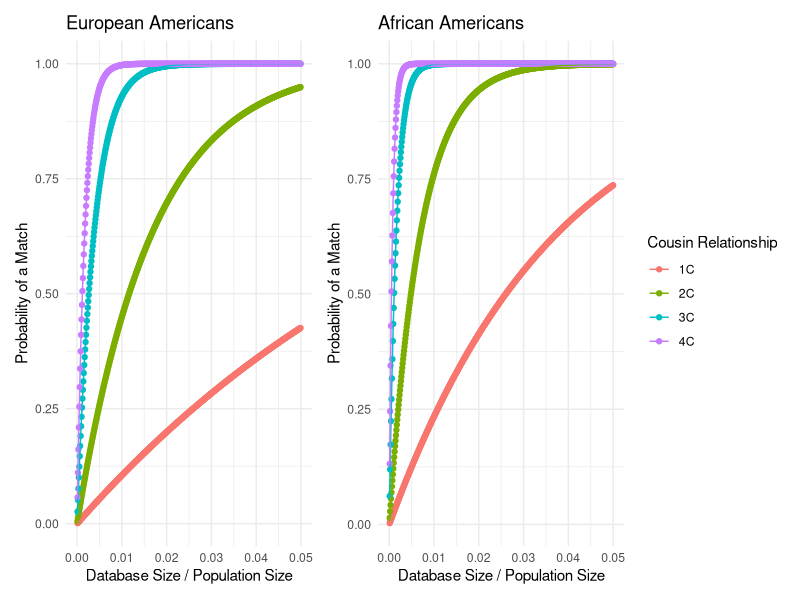
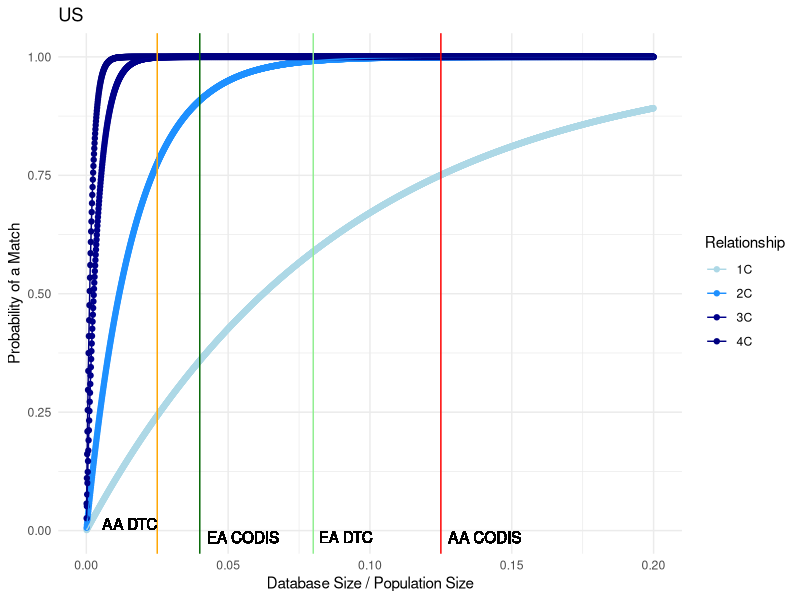
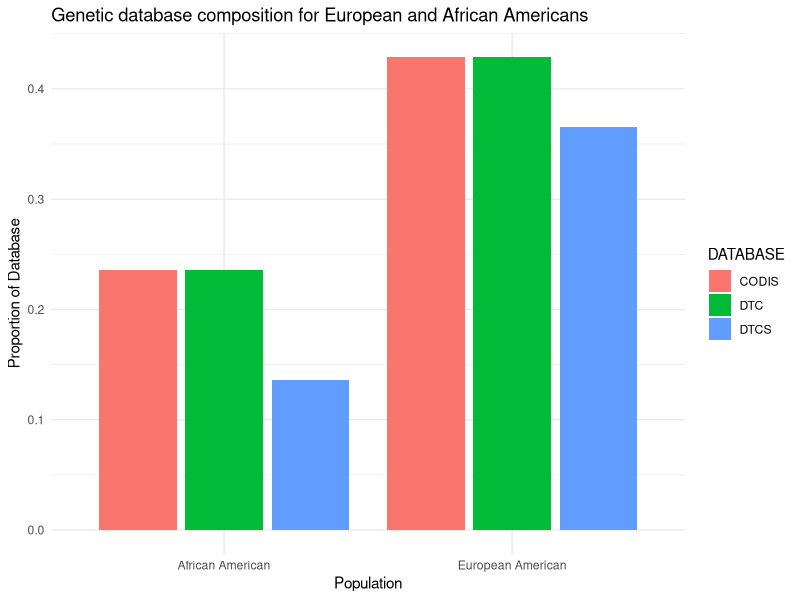

Recreate these plots in R, in order.
## ---- chunk 1
# Load required packages
library(tidyverse)
library(patchwork)

knitr::opts_knit$set(root.dir = "..")
knitr::opts_chunk$set(eval = TRUE, echo = FALSE, fig.width = 7, fig.height = 6)

# CONFIGURE CONSTANTS

# Total US Population 1990: source?
US_POP_1990 = 2.5e8

# European American Population 1990: source?
EA_POP_1990 = 199686070
  
# African American Population 1990: source?
AA_POP_1990 = 29986060

# calculate proportion of us population each group
US_PROP_AA = AA_POP_1990 / US_POP_1990
US_PROP_EA = EA_POP_1990 / US_POP_1990

# CODIS SIZE 
CODIS_SIZE = 2.10e7

# DTC SIZE 
ANCESTRY_SIZE = 2.3e7
TWTY_THREE_ME_SIZE = 1.4e7
MY_HERATIGE_SIZE = 7e6
FTDNA = 1.8e6
GEDMATCH = 1.8e6

# calculate total DTC SIZE
DTC_SIZE = ANCESTRY_SIZE + TWTY_THREE_ME_SIZE + MY_HERATIGE_SIZE + FTDNA + GEDMATCH

# calculate searchable DTC size (FTDNA + GEDMATCH)
DTC_SEARCH = FTDNA + GEDMATCH

# Proportion AA in CODIS
PROP_AA_CODIS = 0.236

# Proportion EA in CODIS
PROP_EA_CODIS = 0.429

### TODO: UPDATE THESE WITH CORRECT VALUES
PROP_AA_DTC = 0.236 # TODO: need this value
PROP_EA_DTC = 0.429 # TODO: need this value

### TODO: UPDATE THESE NUMBERS WITH CORRECT VALUES
PROP_AA_DTC_S = 0.136
PROP_EA_DTC_S = 0.365

## ---- chunk 2

# Define genome size and number of chromosomes
genome_size = 35 
num_chrs = 22

# Function to calculate the probability of a match for direct relatives
p_match = function(g, m, min_num_seg)
{
  m = m / 100 # Convert m from cM to fraction
  f = exp(-2 * g * m) / 2^(2 * g - 2) # Calculate f value
  pr = 1 - pbinom(min_num_seg - 1, num_chrs + genome_size * 2 * g, f) # Calculate probability
  return(pr)
}

# Function to calculate the probability of a match for once removed relatives
p_match_or = function(g, m, min_num_seg) 
{
  m = m / 100 # Convert m from cM to fraction
  f = exp(-(2 * g + 1) * m) / 2^(2 * g - 1) # Calculate f value
  pr = 1 - pbinom(min_num_seg - 1, num_chrs + genome_size * (2 * g + 1), f) # Calculate probability
  return(pr)
}

# Function to calculate the coverage of the database
coverage = function(Ks, maxg, N_pop, r, m, min_num_seg, min_num_rel, rep_direct = rep(1, 10), rep_or = rep(1, 10))
{
  N = N_pop / 2 # Convert population size to couple size
  pr_succ = length(Ks) # Initialize the vector of probabilities of success
  
  # Loop through database sizes
  for (i in 1:length(Ks)) 
  {
    K = Ks[i] # Current database size
    K_same = round(K * (r / 2) / (1 + r / 2)) # Calculate the number of direct relatives
    K_or = round(K * 1 / (1 + r / 2)) # Calculate the number of once removed relatives
    
    # Initialize vectors for probability calculations
    p_no_coal = numeric(maxg) 
    p_coal = numeric(maxg)
    p_no_coal_or = numeric(maxg) 
    p_coal_or = numeric(maxg)
    Ns = N * (r / 2)^(-(1:(maxg + 1))) # Calculate Ns values
    tot_p = 0
    tot_p_or = 0
    
    # Loop through generations
    for (g in 1:maxg)
    {
      f = 2^(2 * g - 2) / Ns[g] # Calculate f value for direct relatives
      f_or = 2^(2 * g - 1) / Ns[g + 1] # Calculate f value for once removed relatives
      
      # Update probabilities
      if (g > 1) {
        p_coal[g] = p_no_coal[g - 1] * f
        p_no_coal[g] = p_no_coal[g - 1] * (1 - f)
        p_coal_or[g] = p_no_coal_or[g - 1] * f_or
        p_no_coal_or[g] = p_no_coal_or[g - 1] * (1 - f_or)
      } else {
        p_coal[g] = f 
        p_no_coal[g] = 1 - f 
        p_coal_or[g] = f_or 
        p_no_coal_or[g] = 1 - f_or
      }
      
      # Update total probabilities
      tot_p = tot_p + p_coal[g] * p_match(g, m, min_num_seg) * rep_direct[g] 
      if (g < maxg) {
        tot_p_or = tot_p_or + p_coal_or[g] * p_match_or(g, m, min_num_seg) * rep_or[g]
      } 
    }

    # Calculate probability of no success
    pr_no_succ = 0
    for (n in 0:(min_num_rel - 1)) 
    {
      for (n_or in 0:n) 
      {
        pr_no_succ = pr_no_succ + dbinom(n_or, K_or, tot_p_or) * dbinom(n - n_or, K_same, tot_p)
      }
    }
    
    # Calculate the probability of success
    pr_succ[i] = 1 - pr_no_succ
  }
  
  return(pr_succ)
}

# Ks: A vector of database sizes
# maxg: Maximum relatedness to consider (1: sibs, 2: 1st cousins, 3: 2nd cousins...)
# N: Population size

# r: Mean number of children per mating pair (=per family), so 2 for a constant size population, >2 for expanding population, <1 for contracting population
# m: Maximum length in cM of a detectable segment
# min_num_seg: Minimum number of segments to declare a match
# min_num_rel: Minimum number of detected matches (=relatives) to declare success of identification


## ---- chunk 3
library(ggplot2)
library(ggrepel)

generate_plot <- function(rep_direct, rep_or, N_pop, name) {
  N = N_pop # population size
  num_K = 10000 # number of data points between 0 to 1 
  m = 6 # minimal cM
  min_num_seg = 2 # number of segments
  r = 2.5 # number of kids per couple
  Ks = round(seq(from=N/num_K, to=N, length.out=num_K))
  
  c1 = coverage(Ks, maxg = 2, N_pop, r, m, min_num_seg = 2, min_num_rel = 1, rep_direct = rep_direct, rep_or = rep_or)
  c2 = coverage(Ks, maxg = 3, N_pop, r, m, min_num_seg = 2, min_num_rel = 1, rep_direct = rep_direct, rep_or = rep_or)
  c3 = coverage(Ks, maxg = 4, N_pop, r, m, min_num_seg = 2, min_num_rel = 1, rep_direct = rep_direct, rep_or = rep_or)
  c4 = coverage(Ks, maxg = 5, N_pop, r, m, min_num_seg = 2, min_num_rel = 1, rep_direct = rep_direct, rep_or = rep_or)
  
  # Combine the data points into a single data frame
  plot_data <- data.frame(Ks = rep(Ks, 4),
                          Coverage = c(c1, c2, c3, c4),
                          Relationship = factor(rep(c("1C", "2C", "3C", "4C"), each = num_K)))
  
  # Calculate database size as a proportion of the population size
  plot_data$Ks_proportion <- plot_data$Ks / N
  
  # Filter out rows with missing values and ensure x-axis limits are respected
  plot_data <- plot_data[complete.cases(plot_data) & plot_data$Ks_proportion <= 0.05,]
  
  # Find the optimal point for labels
  optimal_x <- mean(plot_data$Ks_proportion)
  plot_data$optimal_label <- abs(plot_data$Ks_proportion - optimal_x) < 0.0001
  
  # Create a ggplot2 plot
  p <- ggplot(plot_data, aes(x = Ks_proportion, y = Coverage, color = Relationship, group = Relationship)) +
    geom_point() +
    geom_line() +
    scale_x_continuous(breaks = seq(0, 0.05, 0.01), limits = c(0, 0.05)) +
    labs(title = name,
         x = "Database Size / Population Size",
         y = "Probability of a Match",
         color = "Cousin Relationship") +
    theme_minimal() +
    theme(legend.position = "right") 
    # geom_text_repel(data = subset(plot_data, optimal_label), 
    #                 aes(label = Relationship, x = Ks_proportion, y = Coverage),
    #                 box.padding = unit(0.5, "lines"),
    #                 point.padding = unit(0.5, "lines"),
    #                 nudge_x = 0.005,
    #                 nudge_y = 0.005,
    #                 show.legend = FALSE)
  
  # Display the plot
  p
}

## ---- chunk 4

rep_direct_ea = rep(1, 10)
rep_or_ea = rep(1, 10)

ea_fig <- generate_plot(rep_direct_ea, rep_or_ea, EA_POP_1990, "European Americans")



## ---- chunk 5

rep_direct_aa = rep(2.4, 10)
rep_or_aa = rep(2.4, 10)

aa_fig <- generate_plot(rep_direct_aa, rep_or_aa, AA_POP_1990, "African Americans")

library(patchwork)
(ea_fig + aa_fig) + plot_layout(guides = "collect")
## ---- chunk 6

generate_plot2 <- function(rep_direct, rep_or, N_pop, name) {
  N = N_pop
  num_K = 10000
  m = 6
  min_num_seg = 2
  r = 2.5
  Ks = round(seq(from=N/num_K, to=N, length.out=num_K))
  
  c1 = coverage(Ks, maxg = 2, N_pop, r, m, min_num_seg = 2, min_num_rel = 1, rep_direct = rep_direct, rep_or = rep_or)
  c2 = coverage(Ks, maxg = 3, N_pop, r, m, min_num_seg = 2, min_num_rel = 1, rep_direct = rep_direct, rep_or = rep_or)
  c3 = coverage(Ks, maxg = 4, N_pop, r, m, min_num_seg = 2, min_num_rel = 1, rep_direct = rep_direct, rep_or = rep_or)
  c4 = coverage(Ks, maxg = 5, N_pop, r, m, min_num_seg = 2, min_num_rel = 1, rep_direct = rep_direct, rep_or = rep_or)
  
  plot_data <- data.frame(Ks = rep(Ks, 4),
                          Coverage = c(c1, c2, c3, c4),
                          Relationship = factor(rep(c("1C", "2C", "3C", "4C"), each = num_K)))
  
  plot_data$Ks_proportion <- plot_data$Ks / N
  
  plot_data <- plot_data[complete.cases(plot_data) & plot_data$Ks_proportion <= 0.2,]
  
  min_coverage <- min(plot_data$Coverage, na.rm = TRUE) # calculate the minimum coverage
  
  p <- ggplot(plot_data, aes(x = Ks_proportion, y = Coverage, color = Relationship, group = Relationship)) +
    geom_point() +
    geom_line() +
    geom_vline(xintercept = 0.025, color = "orange", show.legend = FALSE) +
    geom_vline(xintercept = 0.125, color = "red", show.legend = FALSE) +
    geom_vline(xintercept = 0.08, color = "lightgreen", show.legend = FALSE) +
    geom_vline(xintercept = 0.04, color = "darkgreen", show.legend = FALSE) +
    geom_text(aes(x = 0.025, label = "AA DTC"), y = min_coverage, hjust = 1, vjust = 0, show.legend = FALSE, color = "black") +
    geom_text(aes(x = 0.125, label = "AA CODIS"), y = min_coverage, hjust = -0.1, vjust = 1.1, show.legend = FALSE, color = "black") +
    geom_text(aes(x = 0.08, label = "EA DTC"), y = min_coverage, hjust = -0.1, vjust = 1.1, show.legend = FALSE, color = "black") +
    geom_text(aes(x = 0.04, label = "EA CODIS"), y = min_coverage, hjust = -0.1, vjust = 1.1, show.legend = FALSE, color = "black") +
    scale_color_manual(values = c("1C" = "#ADD8E6", "2C" = "#1E90FF", "3C" = "#00008B", "4C" = "#000080")) + 
    labs(title = name,
         x = "Database Size / Population Size",
         y = "Probability of a Match",
         color = "Relationship") +
    theme_minimal()
  
  p
}

## ---- chunk 7

rep_direct_ea = rep(1, 10)
rep_or_ea = rep(1, 10)
combo_fig <- generate_plot2(rep_direct_ea, rep_or_ea, US_POP_1990, "US")

combo_fig



## ---- chunk 8

# plot relative composition of the database types

PROPS <- c(PROP_EA_CODIS, PROP_EA_DTC, PROP_AA_CODIS, PROP_AA_DTC, PROP_AA_DTC_S, PROP_EA_DTC_S)
DATABASE <- c("CODIS", "DTC", "CODIS", "DTC", "DTCS", "DTCS")
POPULATION <- c("European American", "European American", "African American", "African American", "African American", "European American")

data = tibble(PROPS, DATABASE, POPULATION)
ggplot(data, aes(y=PROPS, fill=DATABASE)) + 
  geom_col(aes(x=POPULATION, group=POPULATION), position = position_dodge2()) + 
  labs(title = "Genetic database composition for European and African Americans",
         x = "Population",
         y = "Proportion of Database",
         color = "Database") +
    theme_minimal()


